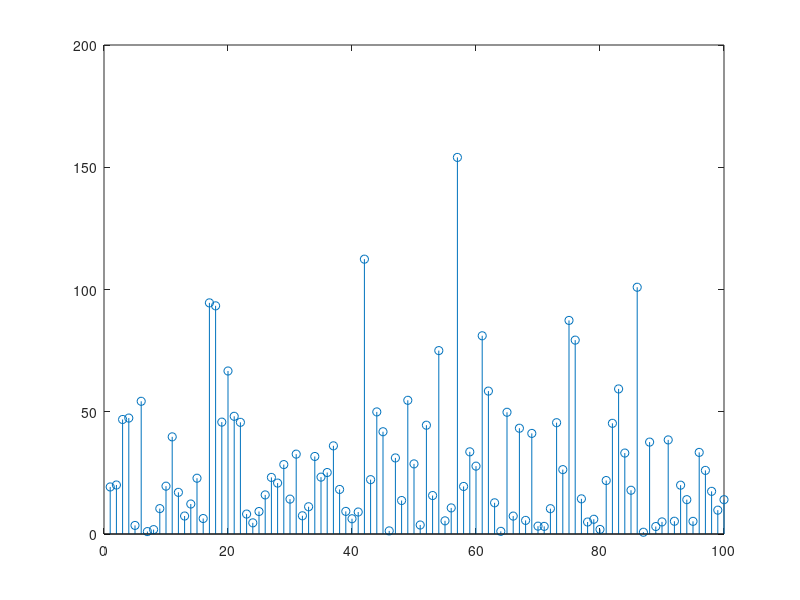

Here is the MATLAB script that generated this plot:
clc
clear
N = 100;
x = zeros(1, N);
y = zeros(1, N);

for i = 1:N
    x(i) = x(i) + 4*randn(1);
    y(i) = y(i) + 4*randn(1);
end

sum = 0;
z = zeros(1, N);
for i = 1:N
    z(i) = x(i)^2 + y(i)^2;
    sum = sum + z(i);
end

stem(z);
disp("Mean of rv Z is ");
disp(sum/N);
